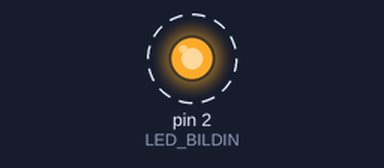
Recording of a sketch running on a simulated Arduino Uno, built with avr-gcc and run on an emulated ATmega328P. Parts: output pins drawn as LEDs (lit = HIGH). Dashed ring = blinking.

Above: at 0.1 s.
Timing chart, 0 to 3.0 s (numbered marks = the images above):
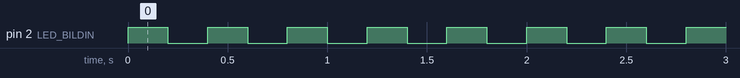

The sketch:

BLINK1.ino
```cpp
int LED_BILDIN = 2;

void setup() {
  // put your setup code here, to run once:
  pinMode(LED_BILDIN, OUTPUT);
}

void loop() {
  digitalWrite(LED_BILDIN,HIGH);
  delay(200);
  digitalWrite(LED_BILDIN,LOW);
  delay(200);

}
```

Measured:
- by itself, pin 2 (LED_BILDIN): alternates HIGH for 0.20 s and LOW for 0.20 s
